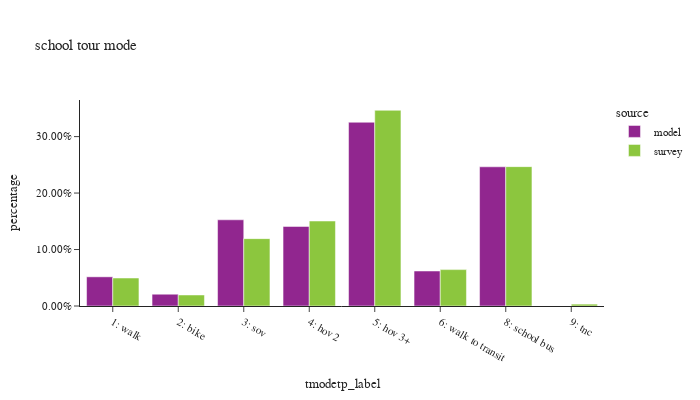

The code cell stored with this chart in its notebook:
### Code cell
df_plot = sc_tour.groupby(['source','tmodetp_label'])['toexpfac'].sum().reset_index()
df_plot['percentage'] = df_plot.groupby(['source'], group_keys=False)['toexpfac']. \
    apply(lambda x: x / float(x.sum()))

df_plot_ct = sc_tour.groupby(['source','tmodetp_label'])['toexpfac'].count().reset_index(). \
    rename(columns={'toexpfac':'sample count'})
df_plot = df_plot.merge(df_plot_ct, on=['source','tmodetp_label'])

fig = px.bar(df_plot.sort_values(by=['source']), x="tmodetp_label", y="percentage", color="source",
             barmode="group",hover_data=['sample count'],title="school tour mode")
fig.update_layout(height=400, width=700, font=dict(size=11),
                  xaxis = dict(dtick = 1, categoryorder='category ascending'),
                  yaxis=dict(tickformat=".2%"))
fig.show()

### Figure 1 — Plotly figure (JSON) as saved in the notebook; plotly's stock layout.template omitted (floating-point values rounded to 4 significant figures)
{"data": [{"alignmentgroup": "True", "customdata": [[31329], [12647], [92550], [85430], [197303], [37569], [149458], [5]], "hovertemplate": "source=model<br>tmodetp_label=%{x}<br>percentage=%{y}<br>sample count=%{customdata[0]}<extra></extra>", "legendgroup": "model", "marker": {"color": "#91268F", "pattern": {"shape": ""}}, "name": "model", "offsetgroup": "model", "orientation": "v", "showlegend": true, "textposition": "auto", "type": "bar", "x": ["1: walk", "2: bike", "3: sov", "4: hov 2", "5: hov 3+", "6: walk to transit", "8: school bus", "9: tnc"], "xaxis": "x", "y": [0.05167, 0.02086, 0.1526, 0.1409, 0.3254, 0.06197, 0.2465, 8.247e-06], "yaxis": "y"}, {"alignmentgroup": "True", "customdata": [[76], [22], [47], [93], [189], [61], [159], [4]], "hovertemplate": "source=survey<br>tmodetp_label=%{x}<br>percentage=%{y}<br>sample count=%{customdata[0]}<extra></extra>", "legendgroup": "survey", "marker": {"color": "#8CC63E", "pattern": {"shape": ""}}, "name": "survey", "offsetgroup": "survey", "orientation": "v", "showlegend": true, "textposition": "auto", "type": "bar", "x": ["1: walk", "2: bike", "3: sov", "4: hov 2", "5: hov 3+", "6: walk to transit", "8: school bus", "9: tnc"], "xaxis": "x", "y": [0.04954, 0.01952, 0.1193, 0.1505, 0.3466, 0.06445, 0.2468, 0.003323], "yaxis": "y"}], "layout": {"barmode": "group", "font": {"size": 11}, "height": 400, "legend": {"title": {"text": "source"}, "tracegroupgap": 0}, "title": {"text": "school tour mode"}, "width": 700, "xaxis": {"anchor": "y", "categoryorder": "category ascending", "domain": [0, 1], "dtick": 1, "title": {"text": "tmodetp_label"}}, "yaxis": {"anchor": "x", "domain": [0, 1], "tickformat": ".2%", "title": {"text": "percentage"}}}}
